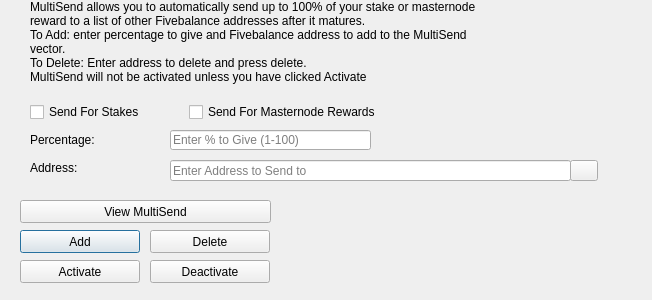
<?xml version="1.0" encoding="UTF-8"?>
<ui version="4.0">
 <class>MultiSendDialog</class>
 <widget class="QDialog" name="MultiSendDialog">
  <property name="windowModality">
   <enum>Qt::NonModal</enum>
  </property>
  <property name="geometry">
   <rect>
    <x>0</x>
    <y>0</y>
    <width>652</width>
    <height>300</height>
   </rect>
  </property>
  <property name="windowTitle">
   <string>MultiSend</string>
  </property>
  <widget class="QLineEdit" name="multiSendPercentEdit">
   <property name="geometry">
    <rect>
     <x>170</x>
     <y>130</y>
     <width>201</width>
     <height>20</height>
    </rect>
   </property>
   <property name="toolTip">
    <string>Enter whole numbers 1 - 100</string>
   </property>
   <property name="placeholderText">
    <string>Enter % to Give (1-100)</string>
   </property>
  </widget>
  <widget class="QLineEdit" name="multiSendAddressEdit">
   <property name="geometry">
    <rect>
     <x>170</x>
     <y>160</y>
     <width>401</width>
     <height>21</height>
    </rect>
   </property>
   <property name="toolTip">
    <string/>
   </property>
   <property name="placeholderText">
    <string>Enter Address to Send to</string>
   </property>
  </widget>
  <widget class="QLabel" name="label_2">
   <property name="geometry">
    <rect>
     <x>30</x>
     <y>0</y>
     <width>451</width>
     <height>121</height>
    </rect>
   </property>
   <property name="lineWidth">
    <number>1</number>
   </property>
   <property name="text">
    <string>MultiSend allows you to automatically send up to 100% of your stake or masternode reward to a list of other Fivebalance addresses after it matures.
To Add: enter percentage to give and Fivebalance address to add to the MultiSend vector.
To Delete: Enter address to delete and press delete.
MultiSend will not be activated unless you have clicked Activate</string>
   </property>
   <property name="alignment">
    <set>Qt::AlignLeading|Qt::AlignLeft|Qt::AlignTop</set>
   </property>
   <property name="wordWrap">
    <bool>true</bool>
   </property>
  </widget>
  <widget class="QLabel" name="message">
   <property name="geometry">
    <rect>
     <x>290</x>
     <y>200</y>
     <width>351</width>
     <height>91</height>
    </rect>
   </property>
   <property name="text">
    <string/>
   </property>
  </widget>
  <widget class="QPushButton" name="addButton">
   <property name="geometry">
    <rect>
     <x>20</x>
     <y>230</y>
     <width>120</width>
     <height>23</height>
    </rect>
   </property>
   <property name="toolTip">
    <string/>
   </property>
   <property name="statusTip">
    <string>Add to MultiSend Vector</string>
   </property>
   <property name="text">
    <string>Add</string>
   </property>
  </widget>
  <widget class="QPushButton" name="disableButton">
   <property name="geometry">
    <rect>
     <x>150</x>
     <y>260</y>
     <width>120</width>
     <height>23</height>
    </rect>
   </property>
   <property name="statusTip">
    <string>Deactivate MultiSend</string>
   </property>
   <property name="text">
    <string>Deactivate</string>
   </property>
  </widget>
  <widget class="QPushButton" name="addressBookButton">
   <property name="geometry">
    <rect>
     <x>570</x>
     <y>160</y>
     <width>28</width>
     <height>21</height>
    </rect>
   </property>
   <property name="toolTip">
    <string>Choose an address from the address book</string>
   </property>
   <property name="text">
    <string/>
   </property>
   <property name="icon">
    <iconset resource="../fivebalance.qrc">
     <normaloff>:/icons/address-book</normaloff>:/icons/address-book</iconset>
   </property>
   <property name="shortcut">
    <string>Alt+A</string>
   </property>
   <property name="autoDefault">
    <bool>false</bool>
   </property>
  </widget>
  <widget class="QLabel" name="label">
   <property name="geometry">
    <rect>
     <x>30</x>
     <y>130</y>
     <width>121</width>
     <height>20</height>
    </rect>
   </property>
   <property name="toolTip">
    <string>Percentage of stake to send</string>
   </property>
   <property name="text">
    <string>Percentage:</string>
   </property>
  </widget>
  <widget class="QLabel" name="label_5">
   <property name="geometry">
    <rect>
     <x>30</x>
     <y>160</y>
     <width>111</width>
     <height>16</height>
    </rect>
   </property>
   <property name="toolTip">
    <string>Address to send portion of stake to</string>
   </property>
   <property name="text">
    <string>Address:</string>
   </property>
  </widget>
  <widget class="QPushButton" name="deleteButton">
   <property name="geometry">
    <rect>
     <x>150</x>
     <y>230</y>
     <width>120</width>
     <height>23</height>
    </rect>
   </property>
   <property name="toolTip">
    <string/>
   </property>
   <property name="statusTip">
    <string>Delete Address From MultiSend Vector</string>
   </property>
   <property name="text">
    <string>Delete</string>
   </property>
  </widget>
  <widget class="QPushButton" name="activateButton">
   <property name="geometry">
    <rect>
     <x>20</x>
     <y>260</y>
     <width>120</width>
     <height>23</height>
    </rect>
   </property>
   <property name="statusTip">
    <string>Activate MultiSend</string>
   </property>
   <property name="text">
    <string>Activate</string>
   </property>
  </widget>
  <widget class="QPushButton" name="viewButton">
   <property name="geometry">
    <rect>
     <x>20</x>
     <y>200</y>
     <width>251</width>
     <height>23</height>
    </rect>
   </property>
   <property name="toolTip">
    <string/>
   </property>
   <property name="statusTip">
    <string>View MultiSend Vector</string>
   </property>
   <property name="text">
    <string>View MultiSend</string>
   </property>
  </widget>
  <widget class="QWidget" name="horizontalLayoutWidget">
   <property name="geometry">
    <rect>
     <x>30</x>
     <y>100</y>
     <width>351</width>
     <height>24</height>
    </rect>
   </property>
   <layout class="QHBoxLayout" name="horizontalLayout">
    <item>
     <widget class="QCheckBox" name="multiSendStakeCheckBox">
      <property name="text">
       <string>Send For Stakes</string>
      </property>
     </widget>
    </item>
    <item>
     <widget class="QCheckBox" name="multiSendMasternodeCheckBox">
      <property name="text">
       <string>Send For Masternode Rewards</string>
      </property>
     </widget>
    </item>
   </layout>
  </widget>
 </widget>
 <resources>
  <include location="../fivebalance.qrc"/>
 </resources>
 <connections/>
</ui>
